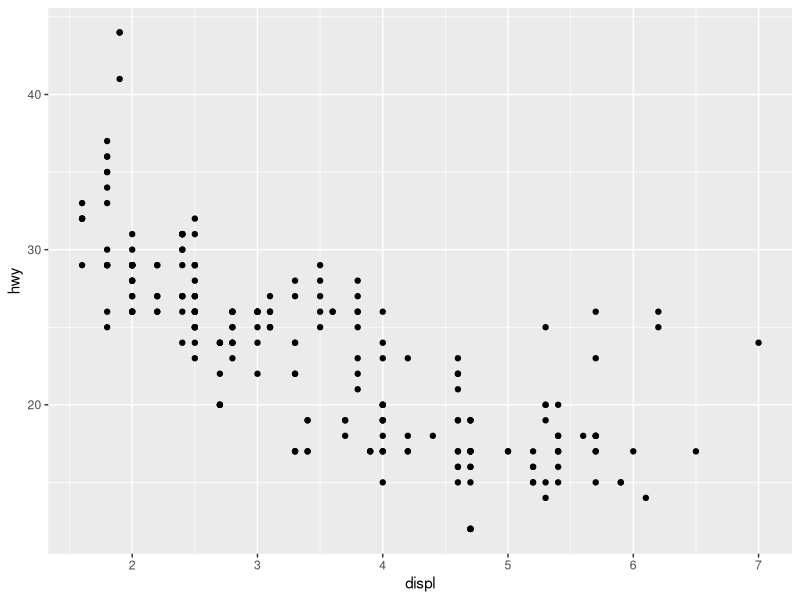
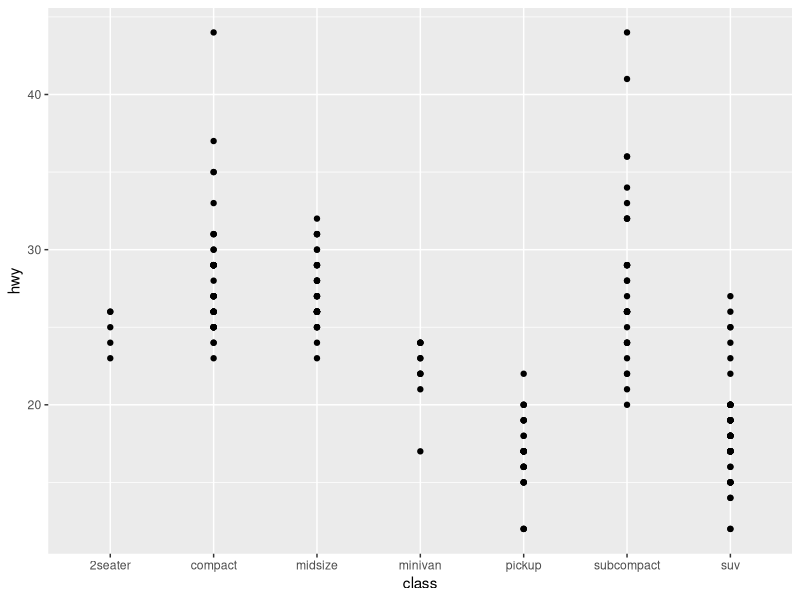
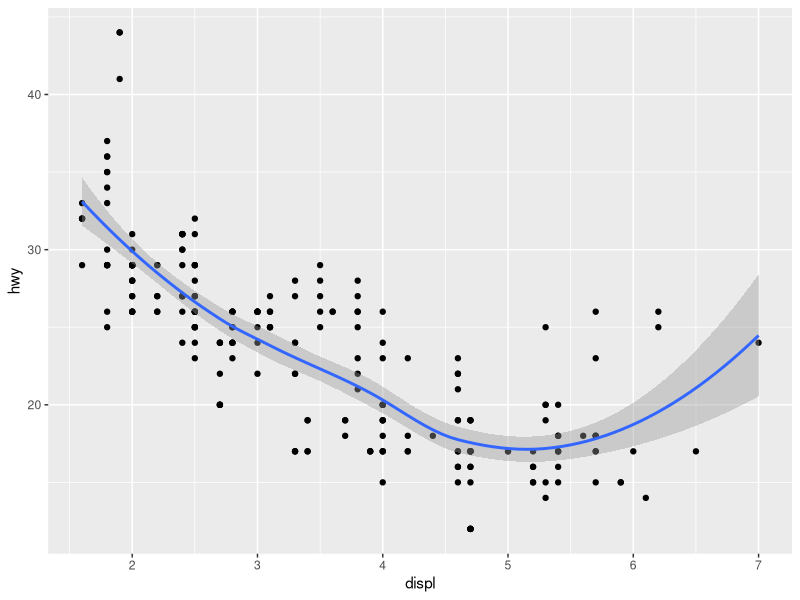
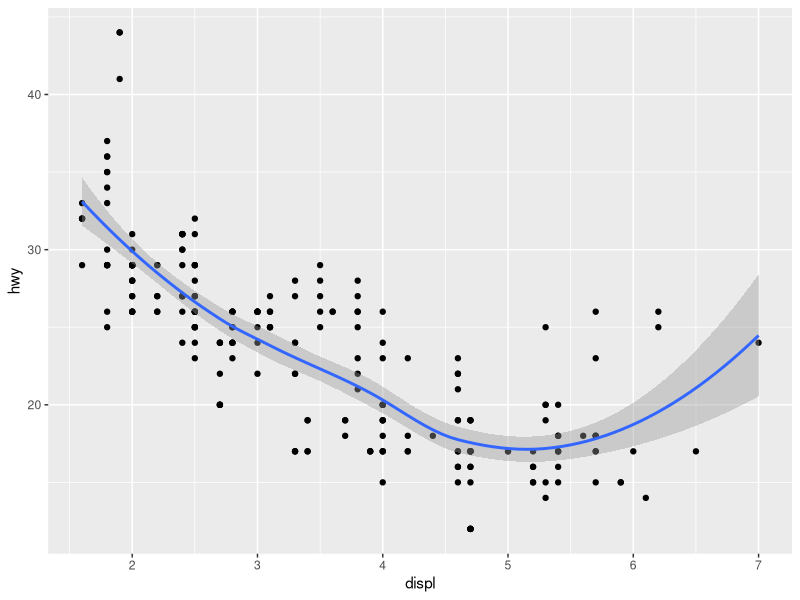

R code for these plots, in order: (Note: this script raises an error after producing the figures.)
## ---- chunk 1
#| warning: false
#| message: false
library(tidyverse)
## ---- chunk 2
mpg
## ---- chunk 3

## ---- chunk 4
mpg %>% 
  ggplot() +
  geom_point(mapping = aes(x = displ, y = hwy))
## ---- chunk 5
mpg %>% 
  ggplot() + 
  geom_point(aes(class, hwy))
## ---- chunk 6

## ---- chunk 7

## ---- chunk 8

## ---- chunk 9
mpg %>% 
  ggplot() + 
  geom_point(aes(displ, hwy)) +
  geom_smooth(aes(displ, hwy))
## ---- chunk 10
ggsave()
# or right-click the image
